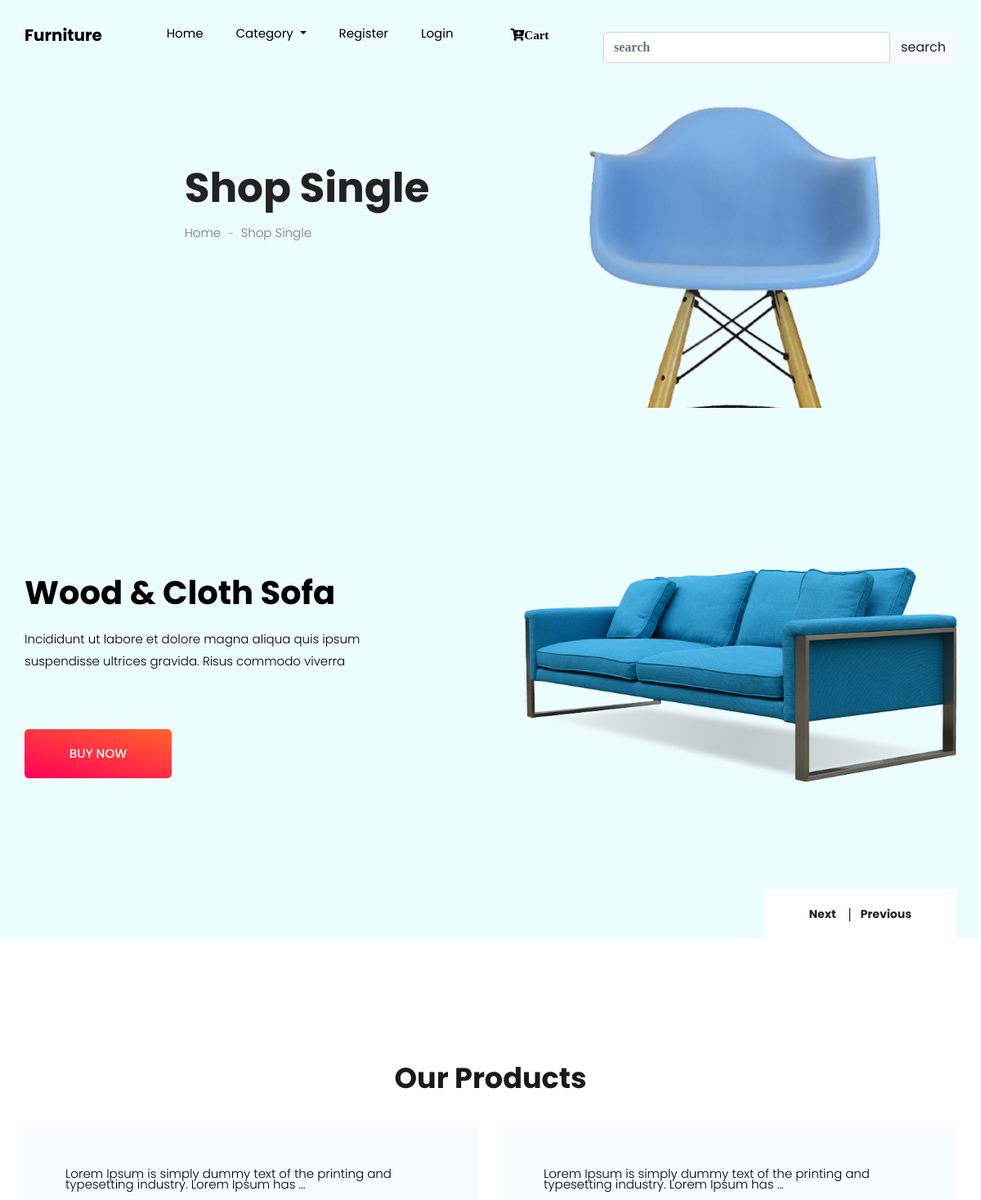
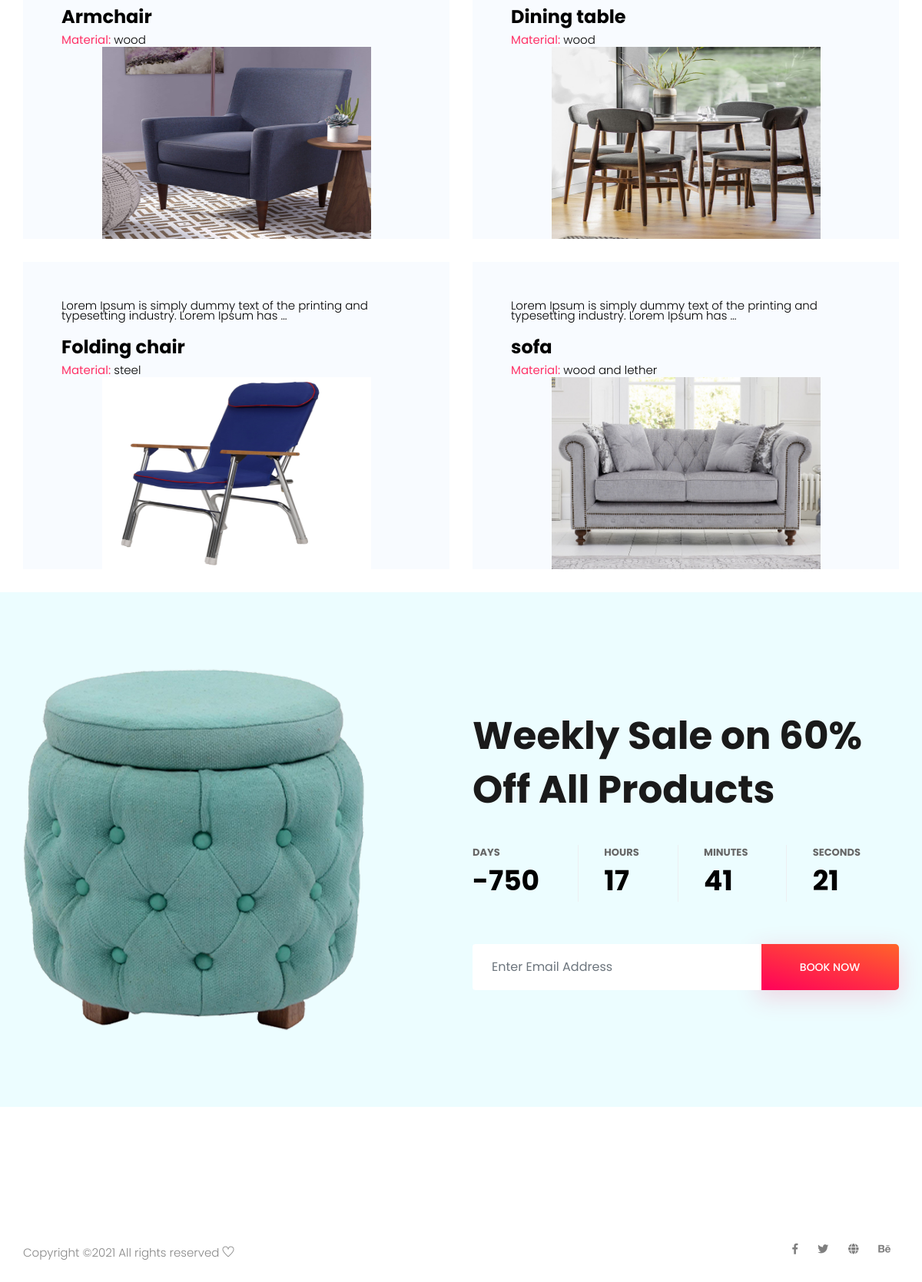
The page / on the database its author committed (2 pictures, top to bottom).
### home/models.py (models this page shows, shortened)
class product(models.Model):
    p_name=models.CharField(max_length=250)
    slug = models.SlugField(max_length=250)
    image=models.ImageField(upload_to="product_image")
    stock=models.IntegerField()
    available=models.BooleanField()
    desc=models.CharField(max_length=250)
    price=models.IntegerField()
    material=models.CharField(max_length=250)
    categ=models.ForeignKey(category,on_delete=models.CASCADE)
    class Meta:
        ordering=('p_name',)
        verbose_name="product"
        verbose_name_plural="products"
    def get_absolute_url(self):
        return reverse('product_details',args=[self.categ.slug,self.slug])

### home/views.py (the view)
# urls.py: 2. Add a URL to urlpatterns:  path('', views.home, name='home')
def home(request,c_slug=None):
    c_page=None
    prod=None
    if c_slug!=None:
        c_page=get_object_or_404(category,slug=c_slug)
        prod=product.objects.filter(categ=c_page)
    else:
        prod=product.objects.all()
    cat=category.objects.all()
    return render(request,'index.html',{'ct':cat,'prod':prod})

### home/models.py (called while the page is built)
    def get_absolute_url(self):
        return reverse('product_category',args=[self.slug])

### templates/index.html (shortened to what this page needs)
{% extends 'base.html' %}
{% load static %}
{% block content %}
     <section class="breadcrumb breadcrumb_bg">
    <div class="container">
      <div class="row justify-content-center">
        <div class="col-lg-8">
          <div class="breadcrumb_iner">
            <div class="breadcrumb_iner_item">
              <h2>Shop Single</h2>
              <p>Home <span>-</span> Shop Single</p>
            </div>
          </div>
        </div>
      </div>
    </div>
  </section>
    <section class="banner_part">
        <div class="container">
            <div class="row align-items-center">
                <div class="col-lg-12">
                    <div class="banner_slider owl-carousel">
                        <div class="single_banner_slider">
                            <div class="row">
                                <div class="col-lg-5 col-md-8">
                                    <div class="banner_text">
                                        <div class="banner_text_iner">
                                            <h1>Wood & Cloth
                                                Sofa</h1>
                                            <p>Incididunt ut labore et dolore magna aliqua quis ipsum
                                                suspendisse ultrices gravida. Risus commodo viverra</p>
                                            <a href="#" class="btn_2">buy now</a>
                                        </div>
                                    </div>
                                </div>
                                <div class="banner_img d-none d-lg-block">
                                    <img src="{% static 'img/banner_img.png' %}" alt="">
                                </div>
                            </div>
                        </div>
                        <div class="single_banner_slider">
                            <div class="row">
                                <div class="col-lg-5 col-md-8">
                                </div>
                            </div>
                        </div>
                        <div class="single_banner_slider">
                            <div class="row">
                            </div>
                        </div>
                    </div>
                </div>
            </div>
        </div>
    </section>
    <section class="feature_part padding_top" style="margin-top: 50px;">
        <div class="container">
            <div class="row justify-content-center">
                <div class="col-lg-8">
                    <div class="section_tittle text-center">
                        <h2>Our Products</h2>
                    </div>
                </div>
            </div>
            <div class="row align-items-center justify-content-between">
                {%  for j in prod %}
                <div class="col-lg-6 col-sm-6">
                    <div class="single_feature_post_text">
                        <img src="{{ j.image.url }}" alt="{{ j.p_name }}" style="height: 250px; width: 350px;">
                        <p>{{ j.desc|truncatewords:15}}</p>
                        <h3>{{ j.p_name}}</h3>
                        <p><b>Material:</b>&nbsp;{{ j.material }}</p>
                    </div>
                </div>
                {% endfor %}
            </div>
        </div>
    </section>
    <section class="our_offer section_padding">
        <div class="container">
            <div class="row align-items-center justify-content-between">
                <div class="col-lg-6 col-md-6">
                    <div class="offer_img">
                        <img src="{% static 'img/offer_img.png' %}" alt="">
                    </div>
                </div>
                <div class="col-lg-6 col-md-6">
                    <div class="offer_text">
                        <h2>Weekly Sale on
                            60% Off All Products</h2>
                        <div class="date_countdown">
                            <div id="timer">
                                <div id="days" class="date"></div>
                                <div id="hours" class="date"></div>
                                <div id="minutes" class="date"></div>
                                <div id="seconds" class="date"></div>
                            </div>
                        </div>
                        <div class="input-group">
                            <input type="text" class="form-control" placeholder="enter email address"
                                aria-label="Recipient's username" aria-describedby="basic-addon2">
                            <div class="input-group-append">
                                <a href="#" class="input-group-text btn_2" id="basic-addon2">book now</a>
                            </div>
                        </div>
                    </div>
                </div>
            </div>
        </div>
    </section>
    <footer class="footer_part">
        <div class="copyright_part">
            <div class="container">
                <div class="row">
                    <div class="col-lg-8">
                        <div class="copyright_text">
                            <P>
Copyright &copy;<script>document.write(new Date().getFullYear());</script> All rights reserved <i class="ti-heart" aria-hidden="true"></i>
</P>
                        </div>
                    </div>
                    <div class="col-lg-4">
                        <div class="footer_icon social_icon">
                            <ul class="list-unstyled">
                                <li><a href="#" class="single_social_icon"><i class="fab fa-facebook-f"></i></a></li>
                                <li><a href="#" class="single_social_icon"><i class="fab fa-twitter"></i></a></li>
                                <li><a href="#" class="single_social_icon"><i class="fas fa-globe"></i></a></li>
                                <li><a href="#" class="single_social_icon"><i class="fab fa-behance"></i></a></li>
                            </ul>
                        </div>
                    </div>
                </div>
            </div>
        </div>
    </footer>
{% endblock %}

### templates/base.html (shortened to what this page needs)
{% load static %}
<!doctype html>
<html lang="zxx">
<head>
    <link rel="stylesheet" href="{% static 'css/bootstrap.min.css'  %}">
    <link rel="stylesheet" href="{% static 'css/animate.css'  %}">
    <link rel="stylesheet" href="{% static 'css/owl.carousel.min.css'  %}">
    <link rel="stylesheet" href="{% static 'css/all.css'  %}">
    <link rel="stylesheet" href="{% static 'css/flaticon.css'  %}">
    <link rel="stylesheet" href="{% static 'css/themify-icons.css'  %}">
    <link rel="stylesheet" href="{% static 'css/magnific-popup.css'  %}">
    <link rel="stylesheet" href="{% static 'css/slick.css'  %}">
    <link rel="stylesheet" href="{% static 'css/style.css'  %}">
</head>
<body>
    <header class="main_menu home_menu">
        <div class="container">
            <div class="row align-items-center">
                <div class="col-lg-12">
                    <nav class="navbar navbar-expand-lg navbar-light" >
                        <a class="navbar-brand" href="{% url 'home' %}" style="margin-bottom:30px;"> <b style="color:black;">Furniture</b></a>
                        <div class="collapse navbar-collapse main-menu-item" style="margin-bottom:30px;" id="navbarSupportedContent">
                            <ul class="navbar-nav">
                                <li class="nav-item">
                                    <a class="nav-link" href="{%  url 'home' %}">Home</a>
                                </li>
                                <li class="nav-item dropdown">
                                    <a class="nav-link dropdown-toggle" href="blog.html" id="navbarDropdown_1"
                                        role="button" data-toggle="dropdown" aria-haspopup="true" aria-expanded="false">
                                        Category
                                    </a>
                                </li>
                                {% if user.is_authenticated %}
                                {% else %}
                                <li class="nav-item">
                                    <a class="nav-link" href="{% url 'register' %}">Register</a>
                                </li>
                                <li class="nav-item">
                                    <a class="nav-link" href="{% url 'login' %}">Login</a>
                                </li>
                                {% endif %}
                                <li class="nav-item">
                                <a class="nav-link" href={% url 'cartview' %} >
                                    <i class="fas fa-cart-plus">Cart&nbsp;{% if itc != 0 %}{{ itc }}{% endif %}</i>
                                </a>
                                </li>
                            </ul>
                        </div>
                        <div class="hearer_icon d-flex flexcontainer" >
                            <form method="get" action="{% url 'search' %}">
                                <div style="display: flex; ">
                                <input type="text" class="form-control fa fa-search" style="flex: 1; " placeholder="search" name="search">
                                <span><button class="form-control btn-light">search</button></span>
                                </div>
                            </form>
                        </div>
                    </nav>
                </div>
            </div>
        </div>
    </header>
    {% block content %}
    {% endblock %}
</body>
</html>

### static/css/all.css (style rules this page uses)
.fa, .fas, .far, .fal, .fab { -moz-osx-font-smoothing: grayscale; -webkit-font-smoothing: antialiased; display: inline-block; font-style: normal; font-variant: normal; text-rendering: auto; line-height: 1; }
.fa-behance:before { content: "\f1b4"; }
.fa-cart-plus:before { content: "\f217"; }
.fa-facebook-f:before { content: "\f39e"; }
.fa-globe:before { content: "\f0ac"; }
.fa-search:before { content: "\f002"; }
.fa-twitter:before { content: "\f099"; }
.fab { font-family: 'Font Awesome 5 Brands'; }
.fa, .fas { font-family: 'Font Awesome 5 Free'; font-weight: 900; }

### rows shown on the page
product: image (picture), desc "Lorem Ipsum is simply dummy text of the printing and typesetting industry. Lorem Ipsum has …", p_name "Armchair", material "wood"
product: image (picture), desc "Lorem Ipsum is simply dummy text of the printing and typesetting industry. Lorem Ipsum has …", p_name "Dining table", material "wood"
product: image (picture), desc "Lorem Ipsum is simply dummy text of the printing and typesetting industry. Lorem Ipsum has …", p_name "Folding chair", material "steel"
product: image (picture), desc "Lorem Ipsum is simply dummy text of the printing and typesetting industry. Lorem Ipsum has …", p_name "sofa", material "wood and lether"
